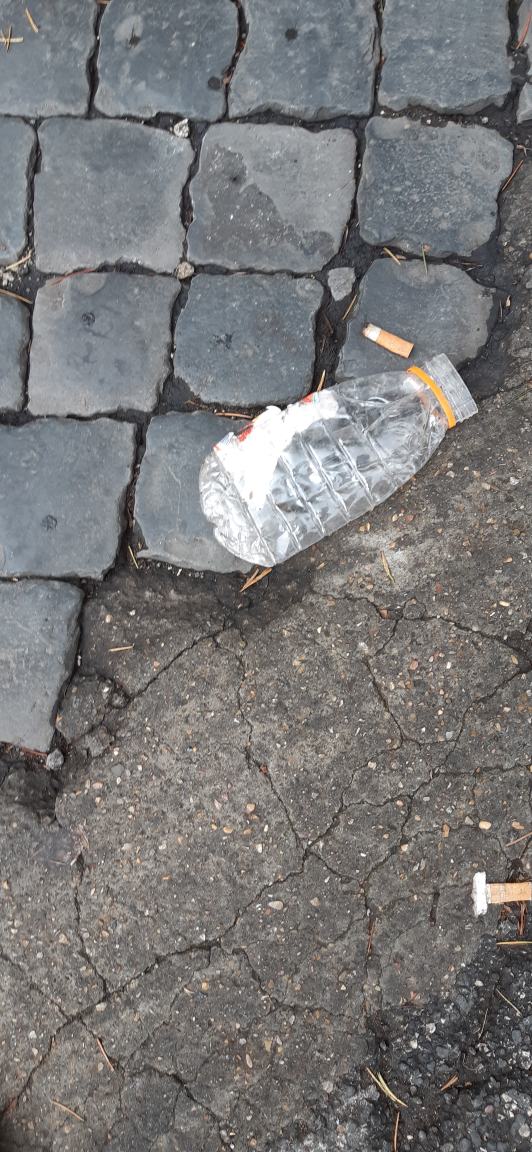
#> input picture bottigliette/20191003_135320.jpg, 2128 x 4608 px, found by its file name (shown at 1/4 size); its folder holds only this picture in this run
$ python dataset.py
#> lines starting #> are read from the running program, lines starting #| are printed output that depends on the picture
import numpy as np
import matplotlib.pyplot as plt
import os
import cv2
import random

DATADIR = "TrashBot-Dataset"  # Cartella Dataset
CATEGORIES = ["bottigliette", "cartacce", "lattine"]  # Tutte le categorie dei dati
IMG_SIZE = 100    # Ridimensionamento foto

training_data = []   # Array principale dove ci sono tutti i dati


# Funzione per riempire l'array
def create_training_data():
    for category in CATEGORIES:
        path = os.path.join(DATADIR, category)  # Percorso per le foto varie
        class_num = CATEGORIES.index(category)  # Stabiliamo a quanto corrisponde bottigliette, cartacce e lattine
        for img in os.listdir(path):
            try:
                img_array = cv2.imread(os.path.join(path, img), cv2.IMREAD_GRAYSCALE)   # Creiamo l'array con tutte le foto
#> img_array: shape (4608, 2128); min 0, max 255, mean 119.9
                new_array = cv2.resize(img_array, (IMG_SIZE, IMG_SIZE))                 # Le riduciamo di qualità
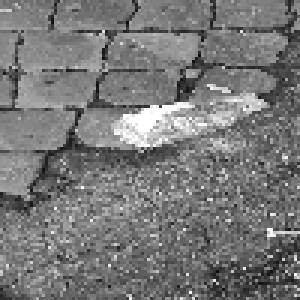
#> new_array: shape (100, 100) (shown 3 times larger); min 12, max 255, mean 119.9
                training_data.append([new_array, class_num])   # Le aggiungiamo all'array
            except Exception as e:
                pass


#> (the run stopped early here; a loop or call above may not have finished)
